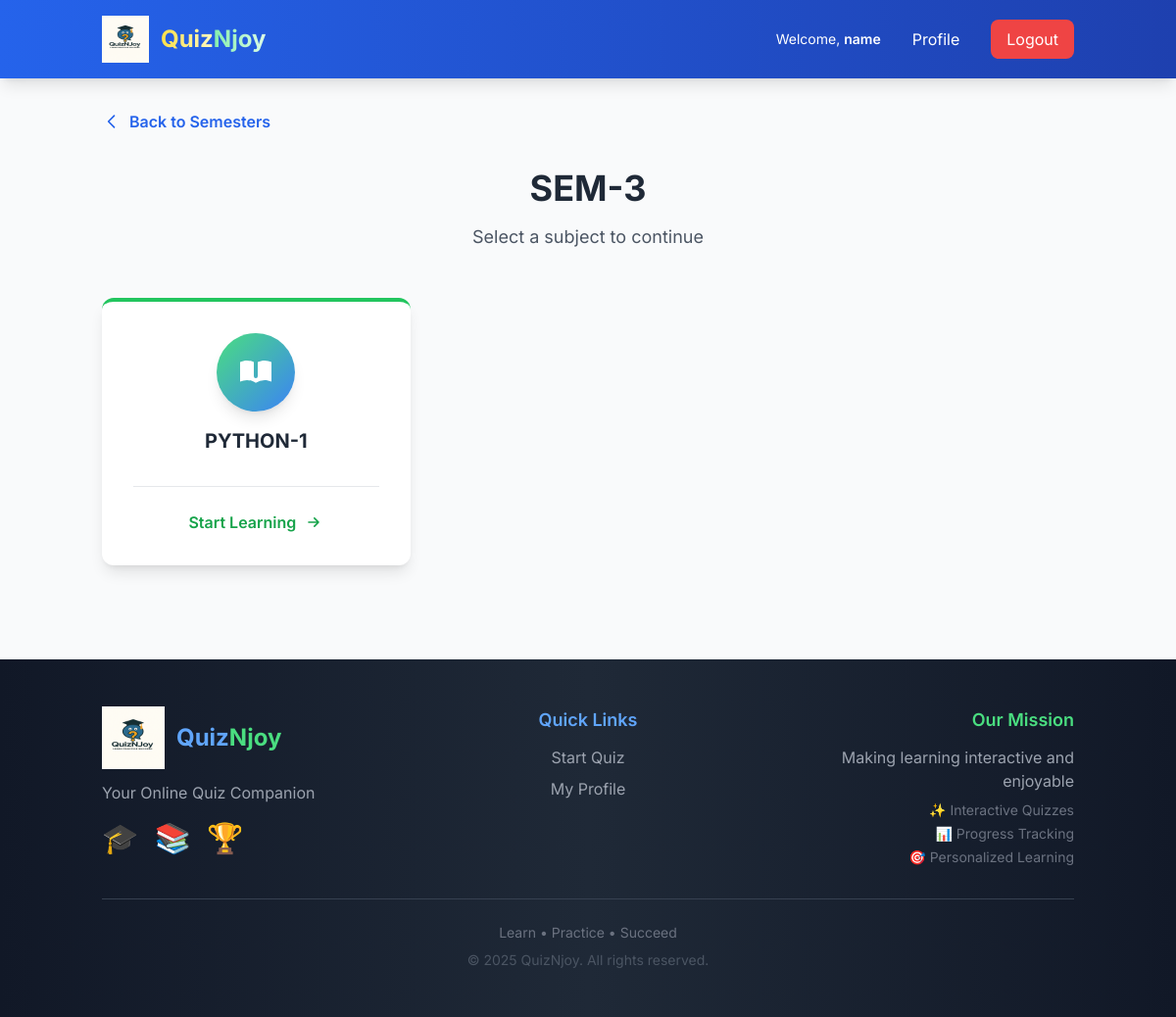
The page /quiz/semester/1/ (signed in) on the database as committed earlier.
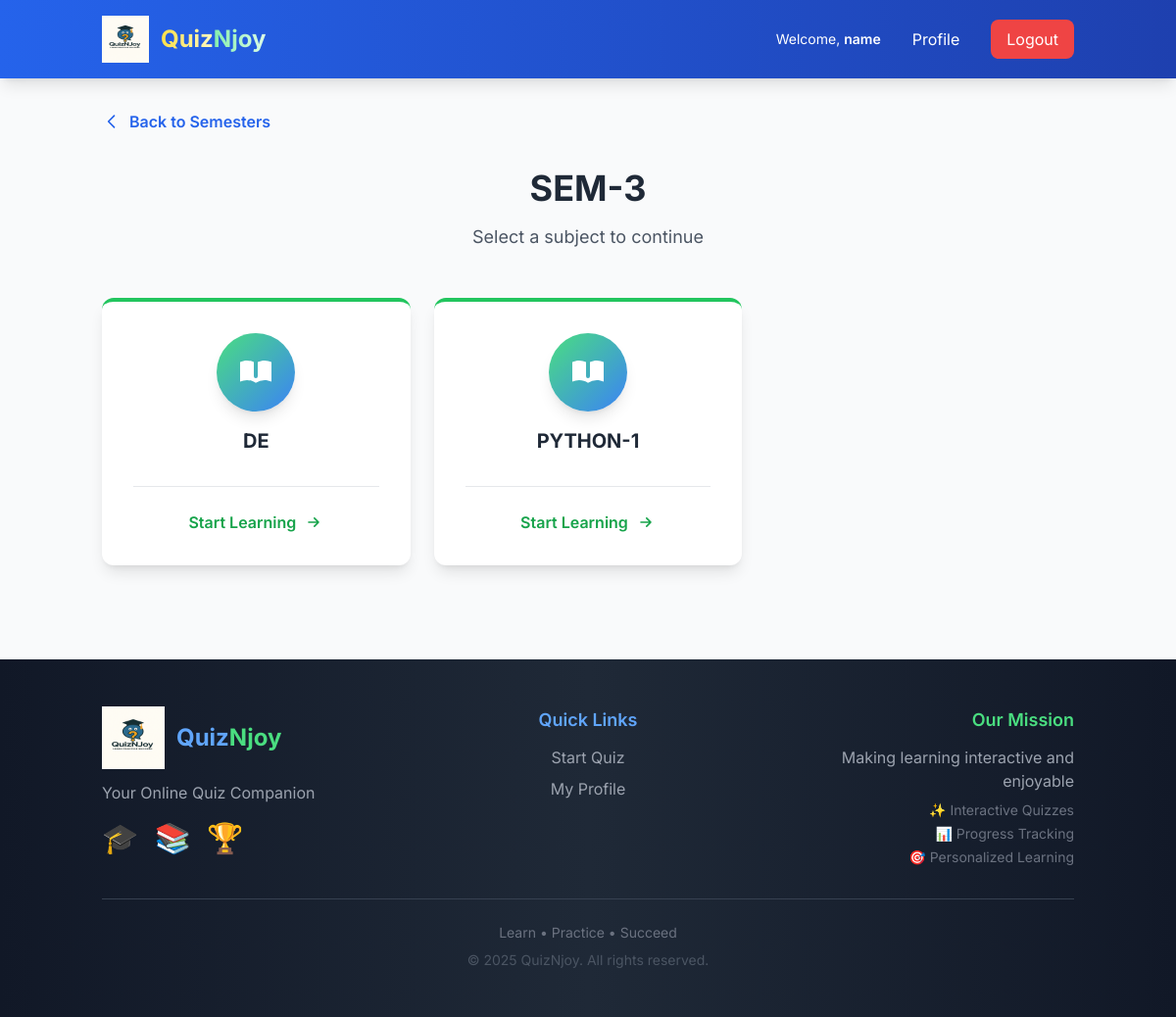
The same page on the database as committed later.
### semesters/models.py (models this page shows, shortened)
class Subject(models.Model):
    semester = models.ForeignKey(Semester, on_delete=models.CASCADE, related_name='subjects')
    name = models.CharField(max_length=200)
    code = models.CharField(max_length=20, blank=True)
    created_at = models.DateTimeField(auto_now_add=True)
    class Meta:
        ordering = ['semester', 'name']
        unique_together = ['semester', 'name']

### quiz/views.py (the view)
# urls.py: path('semester/<int:semester_id>/', views.select_subject, name='select_subject'),
@login_required
def select_subject(request, semester_id):
    semester = get_object_or_404(Semester, id=semester_id)
    subjects = Subject.objects.filter(semester=semester)
    return render(request, 'quiz/select_subject.html', {
        'semester': semester,
        'subjects': subjects
    })

### templates/quiz/select_subject.html (shortened to what this page needs)
{% extends 'base.html' %}
{% block content %}
<div class="max-w-6xl mx-auto">
    <div class="mb-8">
        <a href="{% url 'quiz:select_semester' %}" class="inline-flex items-center text-blue-600 hover:text-blue-800 font-semibold">
            <svg class="w-5 h-5 mr-2" fill="none" stroke="currentColor" viewBox="0 0 24 24">
                <path stroke-linecap="round" stroke-linejoin="round" stroke-width="2" d="M15 19l-7-7 7-7"/>
            </svg>
            Back to Semesters
        </a>
    </div>
    <div class="text-center mb-6 md:mb-12">
        <h1 class="text-2xl md:text-4xl font-bold text-gray-800 mb-2 md:mb-4">{{ semester.name }}</h1>
        <p class="text-base md:text-lg text-gray-600">Select a subject to continue</p>
    </div>
    {% if subjects %}
        <div class="grid grid-cols-1 md:grid-cols-2 lg:grid-cols-3 gap-6">
            {% for subject in subjects %}
                <a href="{% url 'quiz:select_unit' subject.id %}" class="group block">
                    <div class="bg-white rounded-xl shadow-lg hover:shadow-2xl transition-all duration-300 transform hover:-translate-y-3 p-8 border-t-4 border-green-500 h-full">
                        <div class="flex flex-col items-center text-center">
                            <div class="bg-gradient-to-br from-green-400 to-blue-500 text-white w-20 h-20 rounded-full flex items-center justify-center mb-4 group-hover:scale-110 transition-transform duration-300 shadow-lg">
                                <svg class="w-10 h-10" fill="currentColor" viewBox="0 0 20 20">
                                    <path d="M9 4.804A7.968 7.968 0 005.5 4c-1.255 0-2.443.29-3.5.804v10A7.969 7.969 0 015.5 14c1.669 0 3.218.51 4.5 1.385A7.962 7.962 0 0114.5 14c1.255 0 2.443.29 3.5.804v-10A7.968 7.968 0 0014.5 4c-1.255 0-2.443.29-3.5.804V12a1 1 0 11-2 0V4.804z"/>
                                </svg>
                            </div>
                            <h3 class="text-xl font-bold text-gray-800 group-hover:text-green-600 transition duration-300 mb-2">
                                {{ subject.name }}
                            </h3>
                        </div>
                        <div class="mt-6 pt-6 border-t border-gray-200 flex items-center justify-center text-green-600 font-semibold">
                            <span>Start Learning</span>
                            <svg class="w-5 h-5 ml-2 group-hover:translate-x-2 transition duration-300" fill="none" stroke="currentColor" viewBox="0 0 24 24">
                                <path stroke-linecap="round" stroke-linejoin="round" stroke-width="2" d="M13 7l5 5m0 0l-5 5m5-5H6"/>
                            </svg>
                        </div>
                    </div>
                </a>
            {% endfor %}
        </div>
    {% endif %}
</div>
{% endblock %}

Rows that differ between the two databases and show on the page:
added Subject: name "DE"
